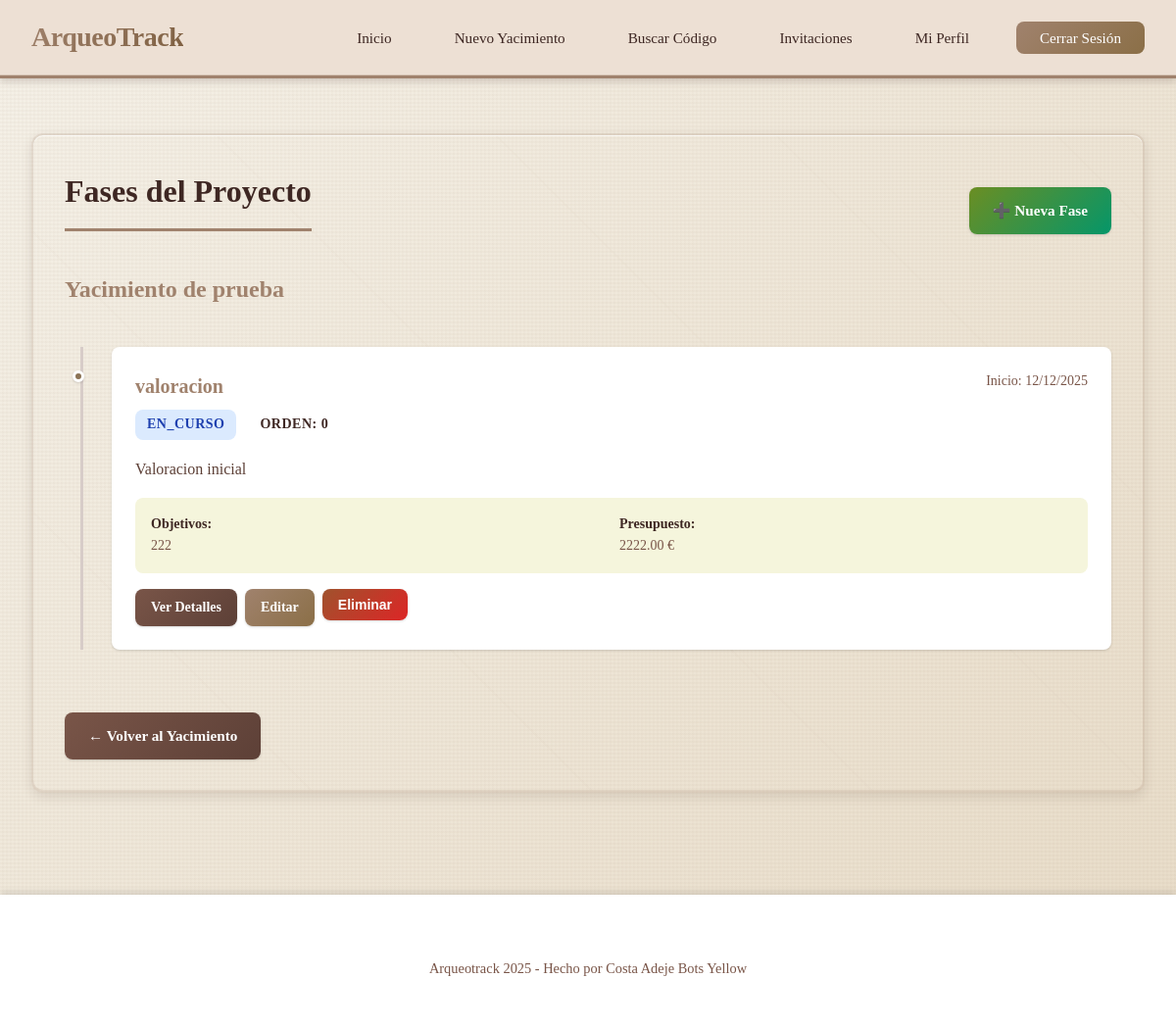
Page /yacimiento/2/fases (signed in) on the committed database.
### app/models/yacimiento.py (models this page shows, shortened)
class Yacimiento(db.Model):
    __tablename__ = 'yacimientos'
    id = db.Column(db.Integer, primary_key=True)
    user_id = db.Column(db.Integer, db.ForeignKey('usuarios.id'), nullable=False, index=True)
    nombre = db.Column(db.String(200), nullable=False)
    ubicacion = db.Column(db.String(300))
    descripcion = db.Column(db.Text)
    lat = db.Column(db.Float)
    lng = db.Column(db.Float)
    polygon_geojson = db.Column(db.Text)  # GeoJSON del polígono (almacenado como texto)
    area_m2 = db.Column(db.Float)  # Área en metros cuadrados
    altitud_media = db.Column(db.Float)
    responsable = db.Column(db.String(100))
    fecha_inicio = db.Column(db.Date)
    fecha_fin = db.Column(db.Date)
    fecha_creacion = db.Column(db.DateTime, default=datetime.utcnow, nullable=False)
    fecha_actualizacion = db.Column(db.DateTime, default=datetime.utcnow, onupdate=datetime.utcnow)
    propietario = db.relationship(
        'Usuario',
        back_populates='yacimientos'
    )
    hallazgos = db.relationship(
        'Hallazgo',
        back_populates='yacimiento',
        cascade='all, delete-orphan',
        lazy='dynamic'
    )
    sectores = db.relationship(
        'Sector',
        back_populates='yacimiento',
        cascade='all, delete-orphan',
        lazy='dynamic'
    )
    fases = db.relationship(
        'FaseProyecto',
        back_populates='yacimiento',
        cascade='all, delete-orphan',
        lazy='dynamic',
        order_by='FaseProyecto.orden'
    )
    eventos = db.relationship(
        'Evento',
        back_populates='yacimiento',
        cascade='all, delete-orphan',
        lazy='dynamic',
        order_by='Evento.fecha.desc()'
    )
    invitaciones = db.relationship(
        'Invitacion',
        back_populates='yacimiento',
        cascade='all, delete-orphan',
        lazy='dynamic'
    )
    __table_args__ = (
        db.Index('idx_yacimientos_user_fecha', 'user_id', 'fecha_creacion'),
    )

### app/models/fase.py (models this page shows, shortened)
class FaseProyecto(db.Model):
    __tablename__ = 'fases_proyecto'
    id = db.Column(db.Integer, primary_key=True)
    yacimiento_id = db.Column(db.Integer, db.ForeignKey('yacimientos.id'), nullable=False, index=True)
    responsable_id = db.Column(db.Integer, db.ForeignKey('usuarios.id'))
    nombre = db.Column(db.String(100), nullable=False)
    descripcion = db.Column(db.Text)
    estado = db.Column(db.String(50), default='planificada')  # planificada, en_curso, finalizada
    orden = db.Column(db.Integer, default=0)
    fecha_inicio = db.Column(db.Date)
    fecha_fin = db.Column(db.Date)
    objetivos = db.Column(db.Text)
    metodologia = db.Column(db.Text)
    recursos_necesarios = db.Column(db.Text)
    resultados_esperados = db.Column(db.Text)
    presupuesto = db.Column(db.Float)
    equipo_participante = db.Column(db.Text)
    notas = db.Column(db.Text)
    fecha_creacion = db.Column(db.DateTime, default=datetime.utcnow, nullable=False)
    yacimiento = db.relationship(
        'Yacimiento',
        back_populates='fases'
    )
    responsable = db.relationship(
        'Usuario',
        back_populates='fases_responsable',
        foreign_keys=[responsable_id]
    )
    eventos = db.relationship(
        'Evento',
        back_populates='fase',
        cascade='all, delete-orphan',
        lazy='dynamic'
    )
    __table_args__ = (
        db.Index('idx_fases_yacimiento_orden', 'yacimiento_id', 'orden'),
    )

### app/blueprints/fase.py (the view)
@fase_bp.route('/yacimiento/<int:yacimiento_id>/fases')
@login_required
def listar(yacimiento_id):
    yacimiento = Yacimiento.query.get_or_404(yacimiento_id)
    puede_ver, _ = current_user.has_permission(yacimiento_id, 'read')
    if not puede_ver:
        abort(403)
    fases = FaseProyecto.query.filter_by(yacimiento_id=yacimiento_id).order_by(FaseProyecto.orden).all()
    return render_template(
        'fases/listar.html',
        yacimiento=yacimiento,
        fases=fases
    )

### app/models/user.py (called while the page is built, shortened)
    def has_permission(self, yacimiento_id, permission):
        from app.models.invitacion import Invitacion
        from app.models.yacimiento import Yacimiento
        yacimiento = Yacimiento.query.get(yacimiento_id)
        if not yacimiento:
            return False, None
        if self.id == yacimiento.user_id:
            return True, 'propietario'

### templates/fases/listar.html (shortened to what this page needs)
{% extends "base.html" %}
{% block content %}
<div class="main-content">
    <div class="card">
        <div style="display: flex; justify-content: space-between; align-items: center; flex-wrap: wrap; gap: 1rem;">
            <h1>Fases del Proyecto</h1>
            <a href="/yacimiento/{{ yacimiento.id }}/fases/nueva" class="btn btn-success">➕ Nueva Fase</a>
        </div>
        <h2 style="color: var(--primary-color); border: none; margin-top: 1rem;">{{ yacimiento.nombre }}</h2>
        {% if fases %}
            <div class="timeline-container" style="position: relative; padding-left: 3rem; margin-top: 2rem;">
                <div class="timeline-line" style="position: absolute; left: 1rem; top: 0; bottom: 0; width: 3px; background: var(--border-color);"></div>
                {% for fase in fases %}
                    <div class="timeline-event" style="position: relative; margin-bottom: 2rem; padding: 1.5rem; background: var(--white); border-radius: var(--border-radius); box-shadow: var(--shadow);">
                        <div style="position: absolute; left: -2.5rem; top: 1.5rem; width: 12px; height: 12px; border-radius: 50%; background:
                            {% if fase.estado == 'finalizada' %}var(--success-color)
                            {% elif fase.estado == 'en_curso' %}var(--info-color)
                            {% else %}var(--warning-color){% endif %};
                            border: 3px solid var(--white); box-shadow: var(--shadow);"></div>
                        <div style="display: flex; justify-content: space-between; align-items: start; flex-wrap: wrap; gap: 1rem; margin-bottom: 1rem;">
                            <div>
                                <h3 style="color: var(--primary-color); margin: 0 0 0.5rem 0;">{{ fase.nombre }}</h3>
                                <span class="badge badge-{% if fase.estado == 'finalizada' %}success{% elif fase.estado == 'en_curso' %}info{% else %}warning{% endif %}">
                                    {{ fase.estado|upper }}
                                </span>
                                <span class="badge badge-secondary" style="margin-left: 0.5rem;">
                                    Orden: {{ fase.orden }}
                                </span>
                            </div>
                            <div style="text-align: right; color: var(--gray); font-size: var(--font-sm);">
                                {% if fase.fecha_inicio %}
                                    <div>Inicio: {{ fase.fecha_inicio.strftime('%d/%m/%Y') }}</div>
                                {% endif %}
                            </div>
                        </div>
                        {% if fase.descripcion %}
                            <p style="color: var(--dark-secondary); line-height: 1.7; margin: 1rem 0;">
                                {{ fase.descripcion }}
                            </p>
                        {% endif %}
                        <div style="display: grid; grid-template-columns: repeat(auto-fit, minmax(200px, 1fr)); gap: 1rem; margin-top: 1rem; padding: 1rem; background: var(--light-gray); border-radius: var(--border-radius); font-size: var(--font-sm);">
                            {% if fase.objetivos %}
                                <div>
                                    <strong>Objetivos:</strong><br>
                                    <span style="color: var(--gray);">{{ fase.objetivos[:100] }}{% if fase.objetivos|length > 100 %}...{% endif %}</span>
                                </div>
                            {% endif %}
                            {% if fase.presupuesto %}
                                <div>
                                    <strong>Presupuesto:</strong><br>
                                    <span style="color: var(--gray);">{{ "%.2f"|format(fase.presupuesto) }} €</span>
                                </div>
                            {% endif %}
                        </div>
                        <div style="margin-top: 1rem; display: flex; gap: 0.5rem; flex-wrap: wrap;">
                            <a href="/fase/{{ fase.id }}" class="btn btn-secondary" style="padding: 0.5rem 1rem; font-size: var(--font-sm);">Ver Detalles</a>
                            <a href="/editar_fase/{{ fase.id }}" class="btn" style="padding: 0.5rem 1rem; font-size: var(--font-sm);">Editar</a>
                            <form method="POST" action="/eliminar_fase/{{ fase.id }}" style="display: inline;" onsubmit="return confirm('¿Eliminar esta fase?');">
                                <button type="submit" class="btn btn-danger" style="padding: 0.5rem 1rem; font-size: var(--font-sm);">Eliminar</button>
                            </form>
                        </div>
                    </div>
                {% endfor %}
            </div>
        {% endif %}
        <a href="/yacimiento/{{ yacimiento.id }}" class="btn btn-secondary" style="margin-top: 2rem;">← Volver al Yacimiento</a>
    </div>
</div>
{% endblock %}

### static/css/styles.css (style rules this page uses)
:root { --primary-color: #a0826d; --primary-dark: #8b6f47; --primary-light: #c9a882; --secondary-color: #7d5e3f; --success-color: #6b8e23; --danger-color: #a0522d; --warning-color: #cd853f; --info-color: #8b7355; --dark: #3e2723; --dark-secondary: #5d4037; --gray: #795548; --light-gray: #f5f5dc; --border-color: #d7ccc8; --white: #ffffff; --bg-color: #faf8f3; --shadow-sm: 0 1px 2px 0 rgba(0, 0, 0, 0.05); --shadow: 0 1px 3px 0 rgba(0, 0, 0, 0.1), 0 1px 2px 0 rgba(0, 0, 0, 0.06); --shadow-md: 0 4px 6px -1px rgba(0, 0, 0, 0.1), 0 2px 4px -1px rgba(0, 0, 0, 0.06); --shadow-lg: 0 10px 15px -3px rgba(0, 0, 0, 0.1), 0 4px 6px -2px rgba(0, 0, 0, 0.05); --shadow-xl: 0 20px 25px -5px rgba(0, 0, 0, 0.1), 0 10px 10px -5px rgba(0, 0, 0, 0.04); --border-radius: 8px; --border-radius-lg: 12px; --space-1: 0.25rem; --space-2: 0.5rem; --space-3: 0.75rem; --space-4: 1rem; --space-5: 1.5rem; --space-6: 2rem; --space-8: 3rem; --font-xs: 0.75rem; --font-sm: 0.875rem; --font-base: 1rem; --font-lg: 1.125rem; --font-xl: 1.25rem; --font-2xl: 1.5rem; --font-3xl: 1.875rem; --font-4xl: 2.25rem; --transition: all 0.3s cubic-bezier(0.4, 0, 0.2, 1); }
* { margin: 0; padding: 0; box-sizing: border-box; }
body { font-family: 'Georgia', 'Palatino', 'Times New Roman', serif; background: var(--bg-color); min-height: 100vh; color: var(--dark); line-height: 1.6; position: relative; }
body::before { content: ''; position: fixed; top: 0; left: 0; width: 100%; height: 100%; background: repeating-linear-gradient(90deg, transparent, transparent 2px, rgba(160, 130, 109, 0.03) 2px, rgba(160, 130, 109, 0.03) 4px), repeating-linear-gradient(0deg, transparent, transparent 2px, rgba(125, 94, 63, 0.03) 2px, rgba(125, 94, 63, 0.03) 4px), linear-gradient(135deg, #f5f1e8 0%, #e8dcc8 100%); z-index: -1; pointer-events: none; }
.main-content, .contenido { max-width: 1400px; margin: 0 auto; padding: var(--space-6); }
.card { background: radial-gradient(circle at 10% 20%, rgba(201, 168, 130, 0.05) 0%, transparent 50%), linear-gradient(135deg, #faf8f3 0%, #f5ebe0 100%); border-radius: var(--border-radius-lg); padding: 2rem; margin: 1.5rem 0; box-shadow: 0 4px 12px rgba(62, 39, 35, 0.12), inset 0 1px 0 rgba(255, 255, 255, 0.7), inset 0 -1px 0 rgba(160, 130, 109, 0.15); border: 2px solid rgba(160, 130, 109, 0.2); background-image: repeating-linear-gradient(45deg, transparent, transparent 200px, rgba(160, 130, 109, 0.02) 200px, rgba(160, 130, 109, 0.02) 202px); transition: var(--transition); }
.card h1 { color: var(--dark); margin-bottom: 1.5rem; font-size: 2rem; font-weight: 800; border-bottom: 3px solid var(--primary-color); padding-bottom: 0.75rem; }
.card h2 { color: var(--dark); margin-bottom: 1.25rem; font-size: 1.5rem; font-weight: 700; border-bottom: 2px solid var(--border-color); padding-bottom: 0.5rem; }
.card h3 { color: var(--dark-secondary); margin: 1rem 0 0.5rem; font-size: 1.25rem; font-weight: 600; }
.btn { display: inline-block; padding: 0.75rem 1.5rem; background: linear-gradient(135deg, var(--primary-color), var(--primary-dark)); color: var(--white); text-decoration: none; border-radius: var(--border-radius); font-weight: 600; font-size: 0.95rem; border: none; cursor: pointer; transition: var(--transition); box-shadow: var(--shadow); text-align: center; }
.btn-secondary { background: linear-gradient(135deg, var(--gray), var(--dark-secondary)); }
.btn-danger { background: linear-gradient(135deg, var(--danger-color), #dc2626); }
.btn-success { background: linear-gradient(135deg, var(--success-color), #059669); }
.timeline-container { position: relative; padding-left: 3rem; margin-top: 2rem; }
.timeline-line { position: absolute; left: 1rem; top: 0; bottom: 0; width: 3px; background: var(--border-color); }
.timeline-event { position: relative; margin-bottom: 2rem; padding: 1.5rem; background: var(--white); border-radius: var(--border-radius); box-shadow: var(--shadow); transition: var(--transition); }
.badge { display: inline-block; padding: 0.25rem 0.75rem; border-radius: var(--border-radius); font-size: var(--font-sm); font-weight: 600; text-transform: uppercase; letter-spacing: 0.5px; }
.badge-info { background: #dbeafe; color: #1e40af; }

### rows in the picture
Yacimiento: nombre "Yacimiento de prueba"
FaseProyecto: nombre "valoracion", estado "EN_CURSO", orden "0", fecha_inicio "12/12/2025", descripcion "Valoracion inicial", objetivos "222", presupuesto "2222.00"
